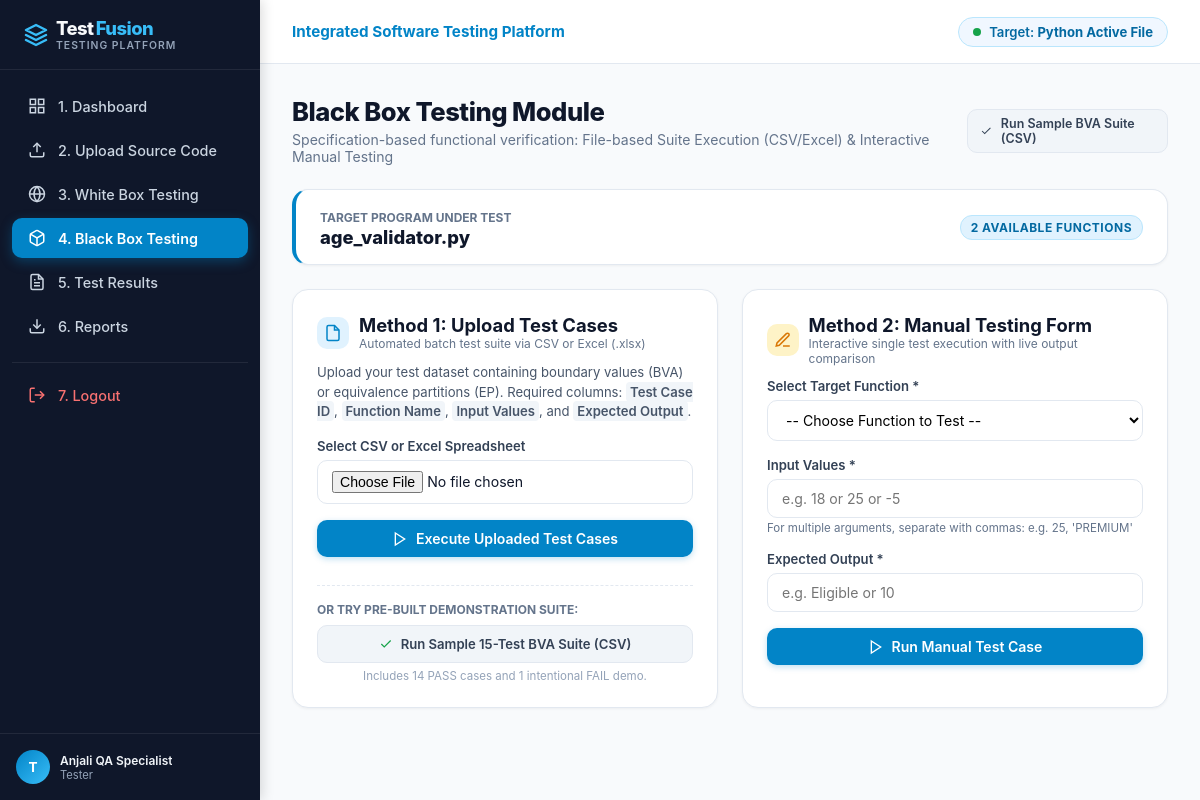
The page /blackbox (signed in) on the database as committed earlier.
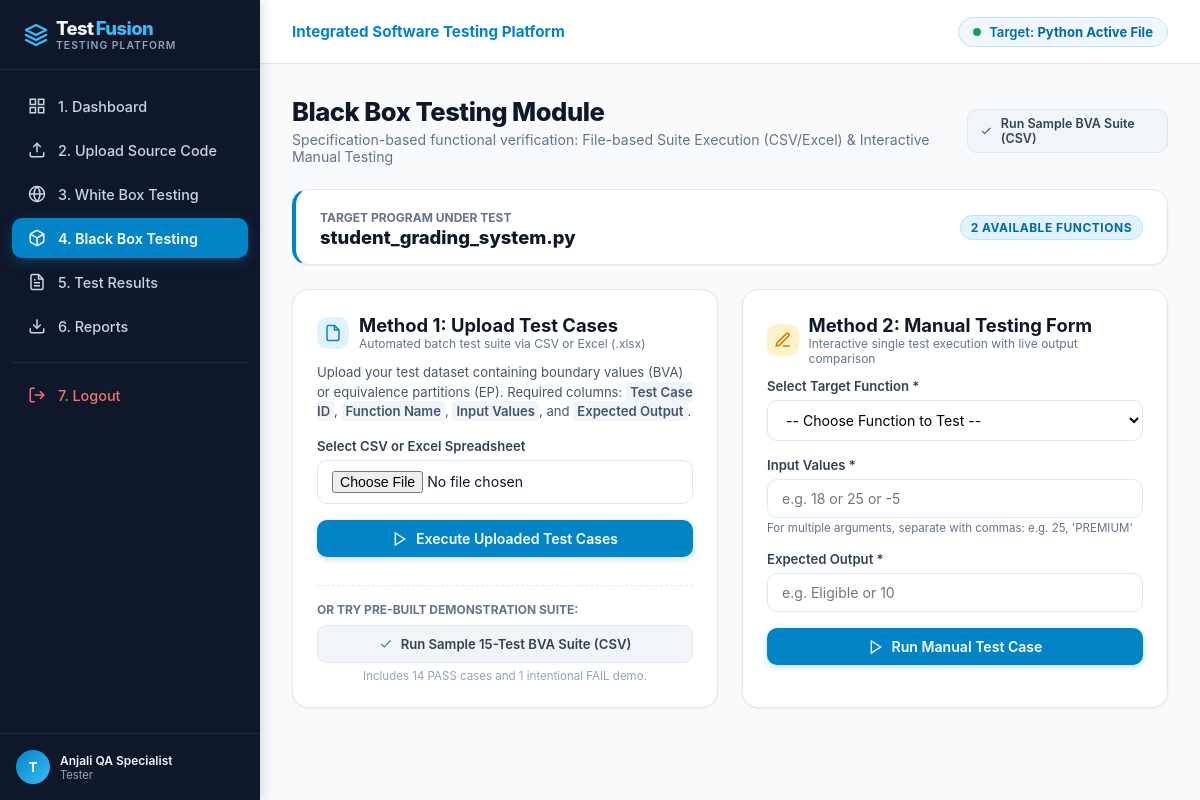
The same page on the database as committed later.
### tables this page shows
CREATE TABLE uploaded_files (
    id INTEGER PRIMARY KEY AUTOINCREMENT,
    user_id INTEGER NOT NULL,
    filename TEXT NOT NULL,
    filepath TEXT NOT NULL,
    file_content TEXT NOT NULL,
    file_size INTEGER NOT NULL,
    uploaded_at TIMESTAMP DEFAULT CURRENT_TIMESTAMP,
    FOREIGN KEY (user_id) REFERENCES users(id) ON DELETE CASCADE
);

### app.py (the view)
@app.route('/blackbox')
@login_required
def blackbox():
    user_id = session['user_id']
    active_file = get_active_file(user_id)
    if not active_file:
        flash("Please upload a Python source code file first.", "warning")
        return redirect(url_for('upload'))
    ast_info = AstAnalyzer.analyze_source(active_file['file_content'])
    functions = ast_info["functions"]
    return render_template(
        'blackbox.html',
        active_file=active_file,
        functions=functions
    )

### app.py (called while the page is built)
def login_required(f):
    @wraps(f)
    def decorated_function(*args, **kwargs):
        if 'user_id' not in session:
            flash("Please log in to access the testing platform.", "warning")
            return redirect(url_for('login'))
        return f(*args, **kwargs)
    return decorated_function

def get_current_user():
    if 'user_id' not in session:
        return None
    conn = get_db_connection()
    user = conn.execute("SELECT id, username, email, full_name, role FROM users WHERE id = ?", (session['user_id'],)).fetchone()
    conn.close()
    return user

def get_active_file(user_id):
    conn = get_db_connection()
    active_file_id = session.get('active_file_id')
    if active_file_id:
        file_row = conn.execute("SELECT * FROM uploaded_files WHERE id = ? AND user_id = ?", (active_file_id, user_id)).fetchone()
        if file_row:
            conn.close()
            return file_row
    file_row = conn.execute("SELECT * FROM uploaded_files WHERE user_id = ? ORDER BY uploaded_at DESC LIMIT 1", (user_id,)).fetchone()
    conn.close()
    if file_row:
        session['active_file_id'] = file_row['id']
    return file_row

### templates/blackbox.html (shortened to what the changed rows need)
{% extends "base.html" %}
{% block content %}
<div class="page-header">
    <div>
        <h1 class="page-title">Black Box Testing Module</h1>
    </div>
</div>
{% if not active_file %}
<div class="content-card" style="text-align: center; padding: 48px;">
    <h3 style="font-size: 1.15rem; font-weight: 700; color: #334155;">No Active Python Source File</h3>
    <p style="font-size: 0.85rem; color: #64748b; margin-top: 6px;">Please upload or select a Python file to test against.</p>
    <a href="{{ url_for('upload') }}" class="btn btn-primary" style="margin-top: 16px;">Go to File Upload</a>
</div>
{% else %}
<div class="content-card" style="padding: 16px 24px; margin-bottom: 24px; border-left: 4px solid #0284c7; background: #ffffff;">
    <div style="display: flex; justify-content: space-between; align-items: center; flex-wrap: wrap; gap: 10px;">
        <div>
            <span style="font-size: 0.75rem; text-transform: uppercase; font-weight: 700; color: #64748b;">Target Program Under Test</span>
            <div style="font-size: 1.15rem; font-weight: 800; color: #0f172a;">{{ active_file['filename'] }}</div>
        </div>
        <div style="display: flex; gap: 8px;">
            <span class="badge badge-info">{{ functions | length }} Available Functions</span>
        </div>
    </div>
</div>
<div style="display: grid; grid-template-columns: 1fr 1fr; gap: 24px;">
    <div class="content-card">
        <div style="display: flex; align-items: center; gap: 10px; margin-bottom: 12px;">
            <div class="metric-icon blue" style="width: 32px; height: 32px;">
                <svg width="18" height="18" viewBox="0 0 24 24" fill="none" stroke="currentColor" stroke-width="2"><path d="M14 2H6a2 2 0 0 0-2 2v16a2 2 0 0 0 2 2h12a2 2 0 0 0 2-2V8z"></path><polyline points="14 2 14 8 20 8"></polyline></svg>
            </div>
            <div>
                <h2 class="card-title" style="margin-bottom: 0;">Method 1: Upload Test Cases</h2>
                <div style="font-size: 0.75rem; color: #64748b;">Automated batch test suite via CSV or Excel (.xlsx)</div>
            </div>
        </div>
        <p style="font-size: 0.82rem; color: #475569; margin-bottom: 16px; line-height: 1.5;">
            Upload your test dataset containing boundary values (BVA) or equivalence partitions (EP). Required columns:
            <code style="background: #f1f5f9; padding: 2px 4px; border-radius: 4px; font-weight: 600;">Test Case ID</code>,
            <code style="background: #f1f5f9; padding: 2px 4px; border-radius: 4px; font-weight: 600;">Function Name</code>,
            <code style="background: #f1f5f9; padding: 2px 4px; border-radius: 4px; font-weight: 600;">Input Values</code>, and
            <code style="background: #f1f5f9; padding: 2px 4px; border-radius: 4px; font-weight: 600;">Expected Output</code>.
        </p>
        <form action="{{ url_for('upload_blackbox_tests') }}" method="POST" enctype="multipart/form-data">
            <div class="form-group">
                <label class="form-label" for="test_file">Select CSV or Excel Spreadsheet</label>
                <input type="file" id="test_file" name="test_file" class="form-control" accept=".csv, .xlsx, .xls" required>
            </div>
            <button type="submit" class="btn btn-primary" style="width: 100%; justify-content: center; margin-bottom: 12px;">
                <svg width="16" height="16" viewBox="0 0 24 24" fill="none" stroke="currentColor" stroke-width="2"><polygon points="5 3 19 12 5 21 5 3"></polygon></svg>
                Execute Uploaded Test Cases
            </button>
        </form>
        <div style="margin-top: 16px; padding-top: 16px; border-top: 1px dashed var(--border-color);">
            <div style="font-size: 0.75rem; font-weight: 700; color: #64748b; margin-bottom: 8px; text-transform: uppercase;">Or Try Pre-built Demonstration Suite:</div>
            <a href="{{ url_for('sample_run_csv') }}" class="btn btn-secondary" style="width: 100%; justify-content: center; font-size: 0.82rem;">
                <svg width="14" height="14" viewBox="0 0 24 24" fill="none" stroke="#16a34a" stroke-width="2"><polyline points="20 6 9 17 4 12"></polyline></svg>
                Run Sample 15-Test BVA Suite (CSV)
            </a>
            <span style="font-size: 0.72rem; color: #94a3b8; margin-top: 6px; display: block; text-align: center;">Includes 14 PASS cases and 1 intentional FAIL demo.</span>
        </div>
    </div>
    <div class="content-card">
        <div style="display: flex; align-items: center; gap: 10px; margin-bottom: 12px;">
            <div class="metric-icon amber" style="width: 32px; height: 32px;">
                <svg width="18" height="18" viewBox="0 0 24 24" fill="none" stroke="currentColor" stroke-width="2"><path d="M12 20h9"></path><path d="M16.5 3.5a2.121 2.121 0 0 1 3 3L7 19l-4 1 1-4L16.5 3.5z"></path></svg>
            </div>
            <div>
                <h2 class="card-title" style="margin-bottom: 0;">Method 2: Manual Testing Form</h2>
                <div style="font-size: 0.75rem; color: #64748b;">Interactive single test execution with live output comparison</div>
            </div>
        </div>
        <form action="{{ url_for('manual_test') }}" method="POST" id="manualTestForm">
            <div class="form-group">
                <label class="form-label" for="function_name">Select Target Function *</label>
                <select id="function_name" name="function_name" class="form-control" required>
                    <option value="" disabled selected>-- Choose Function to Test --</option>
                </select>
            </div>
            <div class="form-group">
                <label class="form-label" for="input_values">Input Values *</label>
                <input type="text" id="input_values" name="input_values" class="form-control" placeholder="e.g. 18 or 25 or -5" required>
                <span style="font-size: 0.72rem; color: #64748b; margin-top: 3px; display: block;">For multiple arguments, separate with commas: e.g. <code>25, 'PREMIUM'</code></span>
            </div>
            <div class="form-group">
                <label class="form-label" for="expected_output">Expected Output *</label>
                <input type="text" id="expected_output" name="expected_output" class="form-control" placeholder="e.g. Eligible or 10" required>
            </div>
            <button type="submit" class="btn btn-primary" style="width: 100%; justify-content: center;">
                <svg width="16" height="16" viewBox="0 0 24 24" fill="none" stroke="currentColor" stroke-width="2"><polygon points="5 3 19 12 5 21 5 3"></polygon></svg>
                Run Manual Test Case
            </button>
        </form>
    </div>
</div>
{% endif %}
{% endblock %}

Rows that differ between the two databases and show on the page:
no longer on this page (row unchanged): uploaded_files: filename "age_validator.py"
added uploaded_files: filename "student_grading_system.py"
